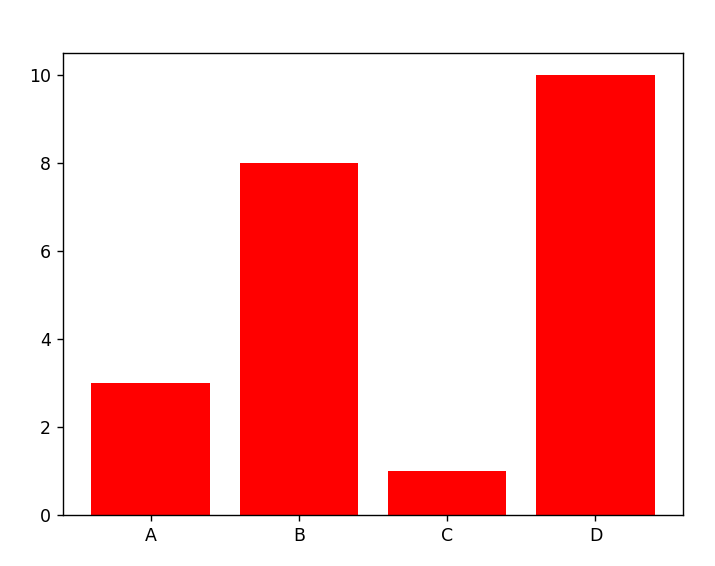

Generate this figure with Python:
import matplotlib.pyplot as plt
import numpy as np

x = np.array(["A", "B", "C", "D"])
y = np.array([3, 8, 1, 10])

plt.bar(x,y,color='red')
plt.show()
